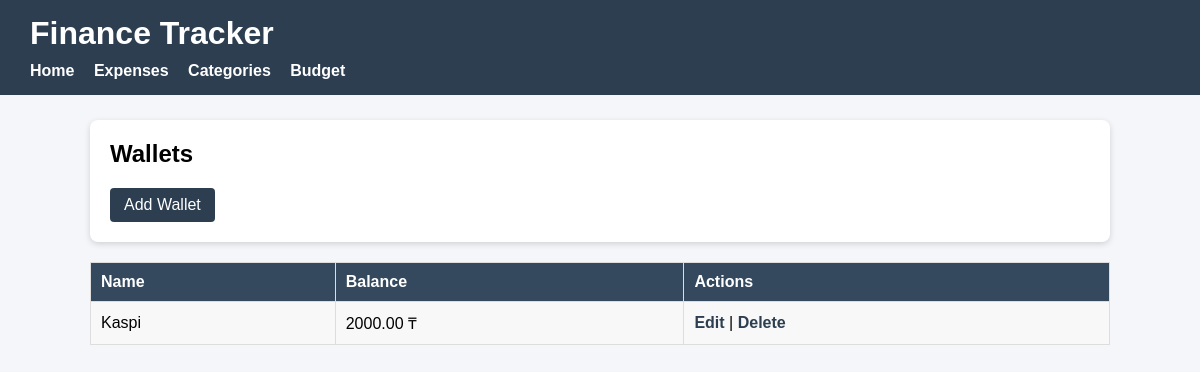
Before: /wallets/ (signed in) with the older database file.
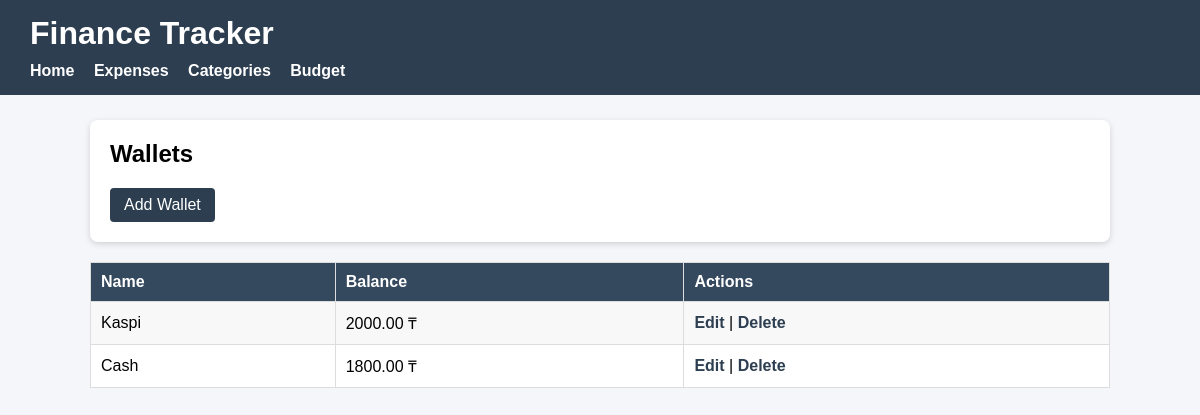
After: the same page with the newer database file.
### finance_tracker/models.py (models this page shows, shortened)
class Wallet(models.Model):
    owner = models.ForeignKey(User, on_delete=models.CASCADE)
    name = models.CharField(max_length=50)
    balance = models.DecimalField(max_digits=10, decimal_places=2)

### finance_tracker/views.py (the view)
# urls.py: path("wallets/", api_views.WalletAPIView.as_view()),
@login_required
def wallets(request):
    wallets = Wallet.objects.filter(owner=request.user)
    return render(request, "wallets.html", {
        "wallets": wallets
    })

### finance_tracker/context_processors.py (called while the page is built)
def total_balance(request):
    if request.user.is_authenticated:
        wallets = Wallet.objects.filter(owner=request.user)
        total = 0
        for wallet in wallets:
            total += wallet.balance
    else:
        total = 0
    return {
        "total_balance": total
    }

### finance_tracker/templates/wallets.html (shortened to what this page needs)
{% load static %}
<!DOCTYPE html>
<html>
<head>
    <link rel="stylesheet" href="{% static 'css/style.css' %}">
</head>
<body>
<header>
<h1>Finance Tracker</h1>
<nav>
    <a href="{% url 'home' %}">Home</a>
    <a href="{% url 'expenses' %}">Expenses</a>
    <a href="{% url 'categories' %}">Categories</a>
    <a href="{% url 'budget' %}">Budget</a>
</nav>
</header>
<div class="container">
<div class="card">
<h2>Wallets</h2>
<a class="btn" href="{% url 'add_wallet' %}">Add Wallet</a>
</div>
<table>
<tr>
    <th>Name</th>
    <th>Balance</th>
    <th>Actions</th>
</tr>
{% for wallet in wallets %}
<tr>
<td>{{ wallet.name }}</td>
<td>{{ wallet.balance }} ₸</td>
<td>
<a href="{% url 'edit_wallet' wallet.id %}">Edit</a> |
<a href="{% url 'delete_wallet' wallet.id %}">Delete</a>
</td>
</tr>
{% empty %}
<tr>
<td colspan="3">No wallets found.</td>
</tr>
{% endfor %}
</table>
</div>
</body>
</html>

Changed rows visible on the page:
added Wallet: name "Cash", balance "1800.00"
